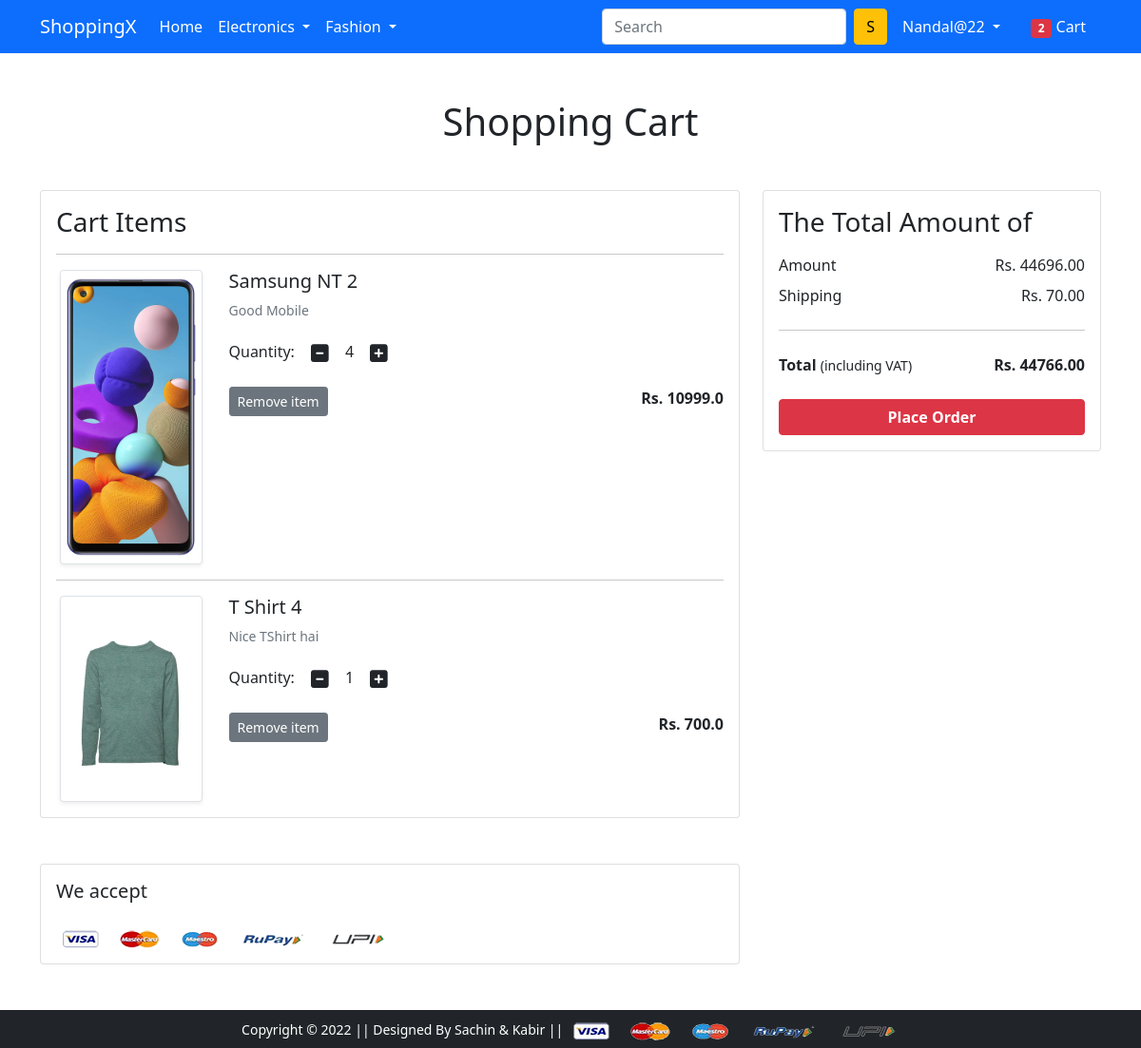
The app's page /cart/ (signed in) with its own data.
### app/models.py (models this page shows, shortened)
class Cart(models.Model):
 user = models.ForeignKey(User, on_delete=models.CASCADE)
 product = models.ForeignKey(Product, on_delete=models.CASCADE)
 quantity = models.PositiveIntegerField(default=1)
 def __str__(self):
  return str(self.id)

class Product(models.Model):
 title = models.CharField(max_length=100)
 selling_price = models.FloatField()
 discounted_price = models.FloatField()
 description = models.TextField()
 brand = models.CharField(max_length=100)
 category = models.CharField( choices=CATEGORY_CHOICES, max_length=2)
 product_image = models.ImageField(upload_to='productimg')

### app/views.py (the view)
# urls.py: path('cart/', views.show_cart, name='showcart'),
@login_required
def show_cart(request):
	totalitem = 0
	if request.user.is_authenticated:
		totalitem = len(Cart.objects.filter(user=request.user))
		user = request.user
		cart = Cart.objects.filter(user=user)
		amount = 0.0
		shipping_amount = 70.0
		totalamount=0.0
		cart_product = [p for p in Cart.objects.all() if p.user == request.user]
		print(cart_product)
		if cart_product:
			for p in cart_product:
				tempamount = (p.quantity * p.product.discounted_price)
				amount += tempamount
				totalamount = amount+shipping_amount
			return render(request, 'app/addtocart.html', {'carts':cart, 'amount':amount, 'totalamount':totalamount, 'totalitem':totalitem})
		else:
			return render(request, 'app/emptycart.html', {'totalitem':totalitem})
	else:
		return render(request, 'app/emptycart.html', {'totalitem':totalitem})

### app/templates/app/addtocart.html (shortened to what this page needs)
{% extends 'app/base.html' %}
{% load static %}
{% block main-content %}
<div class="container my-5">
 <div class="row">
  <h1 class="text-center mb-5">Shopping Cart</h1>
  <div class="col-sm-8">
  <div class="card">
   <div class="card-body">
    <h3>Cart Items</h3>
    {% for cart in carts %}
    <hr>
    <div class="row">
     <div class="col-sm-3 text-center align-self-center"><img src="{{cart.product.product_image.url}}" alt="" srcset="" class="img-fluid img-thumbnail shadow-sm" height="150" width="150"> </div>
     <div class="col-sm-9">
      <div>
       <h5>{{cart.product.title}}</h5>
       <p class="mb-2 text-muted small">{{cart.product.description}}</p>
       <div class="my-3">
        <label for="quantity">Quantity:</label>
        <a class="minus-cart btn" pid="{{cart.product.id}}"><i class="fas fa-minus-square fa-lg"></i></a>
          <span id="quantity">{{cart.quantity}}</span>
        <a class="plus-cart btn" pid="{{cart.product.id}}"><i class="fas fa-plus-square fa-lg"></i></a>
       </div>
       <div class="d-flex justify-content-between">
        <a class="btn btn-sm btn-secondary mr-3 remove-cart" pid={{cart.product.id}}>Remove item </a>
        <p class="mb-0"><span><strong>Rs. {{cart.product.discounted_price}}</strong></span></p>
       </div>
      </div>
     </div>
    </div>
    {% endfor %}
   </div>
   </div>
  </div>
  <div class="col-sm-4">
   <div class="card">
    <div class="card-body">
      <h3>The Total Amount of</h3>
      <ul class="list-group">
       <li class="list-group-item d-flex justify-content-between align-items-center border-0 px-0 pb-0">Amount<span>Rs. <span id="amount">{{amount|floatformat:2}}</span> </span></li>
       <li class="list-group-item d-flex justify-content-between align-items-center border-0 px-0">Shipping<span>Rs. 70.00</span></li>
       <hr>
       <li class="list-group-item d-flex justify-content-between align-items-center border-0 px-0 mb-3">
        <div>
           <strong>Total</strong> <small>(including VAT)</small>
         </div>
         <span><strong>Rs. </strong><strong id="totalamount"> {{totalamount|floatformat:2}}</strong></span>
       </li>
      </ul>
      <div class="d-grid"><a href="{% url 'checkout' %}" class="btn btn-danger fw-bold">Place Order</a></div>
    </div>
   </div>
  </div>
 </div>
</div>
<div class="container">
 <div class="row">
  <div class="col-sm-8">
   <div class="card">
    <div class="card-body">
      <h5 class="mb-4">We accept</h5>
      <img src="{% static 'app/images/payment.png' %}" alt="" class="img-fluid">
    </div>
  </div>
  </div>
 </div>
</div>
{% endblock main-content %}

### app/templates/app/base.html (shortened to what this page needs)
<!doctype html>
{% load static %}
<html lang="en">
  <head>
    <link href="https://cdn.jsdelivr.net/npm/bootstrap@5.0.0-beta1/dist/css/bootstrap.min.css" rel="stylesheet">
    <link rel="stylesheet" href="{% static 'app/css/owl.carousel.min.css' %}">
    <link rel="stylesheet" href="{% static 'app/css/all.min.css' %}">
    <link rel="stylesheet" href="{% static 'app/css/style.css' %}">
  </head>
  <body>
    <nav class="navbar navbar-expand-lg navbar-dark bg-primary">
     <div class="container">
       <a class="navbar-brand" href="/">ShoppingX</a>
       <div class="collapse navbar-collapse" id="navbarSupportedContent">
         <ul class="navbar-nav me-auto mb-2 mb-lg-0">
           <li class="nav-item">
             <a class="nav-link active" aria-current="page" href="/">Home</a>
           </li>
           <li class="nav-item dropdown">
             <a class="nav-link dropdown-toggle text-white" href="#" id="electronicsDropdown" role="button" data-bs-toggle="dropdown" aria-expanded="false">
               Electronics
             </a>
           </li>
           <li class="nav-item dropdown">
             <a class="nav-link dropdown-toggle text-white" href="#" id="fashionDropdown" role="button" data-bs-toggle="dropdown" aria-expanded="false">
               Fashion
             </a>
           </li>
         </ul>
         <form class="d-flex">
           <input class="form-control me-2" type="search" placeholder="Search" aria-label="Search">
           <button class="btn btn-warning" type="submit">S</button>
         </form>
         <div>
          <ul class="navbar-nav me-auto mb-2 mb-lg-0">
          {% if request.user.is_authenticated %}
           <li class="nav-item dropdown mx-2">
              <a class="nav-link dropdown-toggle text-white" href="#" id="profileDropdown" role="button" data-bs-toggle="dropdown" aria-expanded="false">
                {{request.user.username|capfirst}}
              </a>
            </li>
            <li class="nav-item mx-2">
              <a href="{% url 'showcart' %}" class="nav-link text-white"><span class="badge bg-danger">{{totalitem}}</span> Cart </a>
            </li>
            {% endif %}
          </ul>
         </div>
       </div>
     </div>
    </nav>
    {% block main-content %} {% endblock main-content %}
    <footer class="container-fluid bg-dark text-center p-2 mt-5">
        <small class="text-white">Copyright &copy; 2022 || Designed By Sachin & Kabir || </small>
        <img src="{% static 'app/images/payment.png' %}" alt="" srcset="" class="img-fluid" height="2px">
    </footer>
  </body>
</html>

### records on screen
Cart: product.product_image (picture), product "Samsung NT 2", product.description "Good Mobile", quantity "4", product.discounted_price "10999.0"
Cart: product.product_image (picture), product "T Shirt 4", product.description "Nice TShirt hai", quantity "1", product.discounted_price "700.0"

### other values on screen
{{ request.user.username|capfirst }} "Nandal@22"
{{ totalitem }} "2"
{{ amount|floatformat:2 }} "44696.00"
{{ totalamount|floatformat:2 }} "44766.00"
